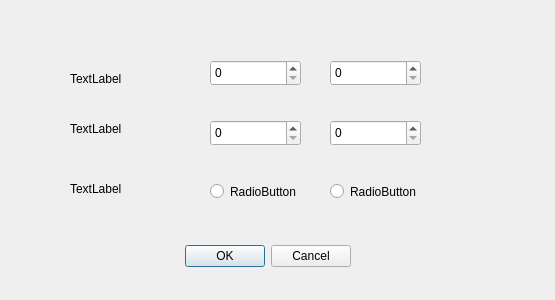
<?xml version="1.0" encoding="UTF-8"?>
<ui version="4.0">
 <class>InputOval</class>
 <widget class="QDialog" name="InputOval">
  <property name="geometry">
   <rect>
    <x>0</x>
    <y>0</y>
    <width>555</width>
    <height>300</height>
   </rect>
  </property>
  <property name="windowTitle">
   <string>Dialog</string>
  </property>
  <widget class="QDialogButtonBox" name="buttonBox">
   <property name="geometry">
    <rect>
     <x>170</x>
     <y>240</y>
     <width>181</width>
     <height>32</height>
    </rect>
   </property>
   <property name="orientation">
    <enum>Qt::Horizontal</enum>
   </property>
   <property name="standardButtons">
    <set>QDialogButtonBox::Cancel|QDialogButtonBox::Ok</set>
   </property>
  </widget>
  <widget class="QLabel" name="label">
   <property name="geometry">
    <rect>
     <x>70</x>
     <y>70</y>
     <width>121</width>
     <height>17</height>
    </rect>
   </property>
   <property name="text">
    <string>TextLabel</string>
   </property>
  </widget>
  <widget class="QLabel" name="label_2">
   <property name="geometry">
    <rect>
     <x>70</x>
     <y>120</y>
     <width>131</width>
     <height>17</height>
    </rect>
   </property>
   <property name="text">
    <string>TextLabel</string>
   </property>
  </widget>
  <widget class="QLabel" name="label_3">
   <property name="geometry">
    <rect>
     <x>70</x>
     <y>180</y>
     <width>131</width>
     <height>17</height>
    </rect>
   </property>
   <property name="text">
    <string>TextLabel</string>
   </property>
  </widget>
  <widget class="QSpinBox" name="spinBox">
   <property name="geometry">
    <rect>
     <x>210</x>
     <y>60</y>
     <width>91</width>
     <height>26</height>
    </rect>
   </property>
  </widget>
  <widget class="QSpinBox" name="spinBox_2">
   <property name="geometry">
    <rect>
     <x>330</x>
     <y>60</y>
     <width>91</width>
     <height>26</height>
    </rect>
   </property>
  </widget>
  <widget class="QSpinBox" name="spinBox_3">
   <property name="geometry">
    <rect>
     <x>210</x>
     <y>120</y>
     <width>91</width>
     <height>26</height>
    </rect>
   </property>
  </widget>
  <widget class="QSpinBox" name="spinBox_4">
   <property name="geometry">
    <rect>
     <x>330</x>
     <y>120</y>
     <width>91</width>
     <height>26</height>
    </rect>
   </property>
  </widget>
  <widget class="QRadioButton" name="radioButton">
   <property name="geometry">
    <rect>
     <x>210</x>
     <y>180</y>
     <width>112</width>
     <height>23</height>
    </rect>
   </property>
   <property name="text">
    <string>RadioButton</string>
   </property>
  </widget>
  <widget class="QRadioButton" name="radioButton_2">
   <property name="geometry">
    <rect>
     <x>330</x>
     <y>180</y>
     <width>112</width>
     <height>23</height>
    </rect>
   </property>
   <property name="text">
    <string>RadioButton</string>
   </property>
  </widget>
 </widget>
 <resources/>
 <connections>
  <connection>
   <sender>buttonBox</sender>
   <signal>accepted()</signal>
   <receiver>InputOval</receiver>
   <slot>accept()</slot>
   <hints>
    <hint type="sourcelabel">
     <x>248</x>
     <y>254</y>
    </hint>
    <hint type="destinationlabel">
     <x>157</x>
     <y>274</y>
    </hint>
   </hints>
  </connection>
  <connection>
   <sender>buttonBox</sender>
   <signal>rejected()</signal>
   <receiver>InputOval</receiver>
   <slot>reject()</slot>
   <hints>
    <hint type="sourcelabel">
     <x>316</x>
     <y>260</y>
    </hint>
    <hint type="destinationlabel">
     <x>286</x>
     <y>274</y>
    </hint>
   </hints>
  </connection>
 </connections>
</ui>
